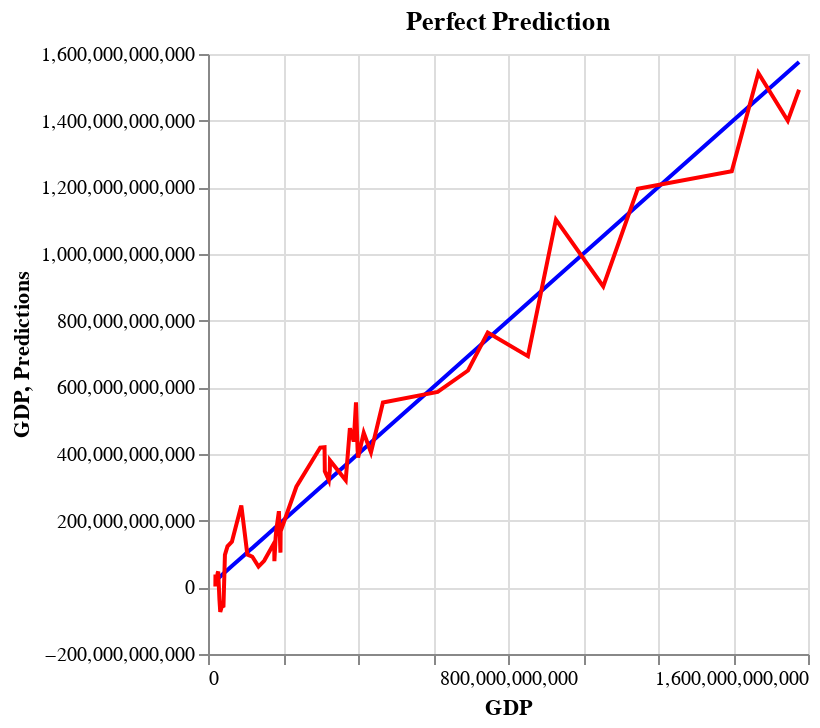

Notebook code cell kept with this figure:
### Markdown cell above
**[6.4]** Create a line chart with `y` as the x-axis and `y_preds` as y-axis and combine it with the perfect chart

### Code cell
import altair as alt
import pandas as pd


chart1 = alt.Chart(pd.DataFrame({'GDP': y})).mark_line(color='blue').encode(
    x='GDP',
    y='GDP'
).properties(
    title='Perfect Prediction'
)


chart2 = alt.Chart(pd.DataFrame({'GDP': y, 'Predictions': y_pred_reg2})).mark_line(color='red').encode(
    x='GDP',
    y='Predictions'
)


chart1 + chart2

### Figure 1 — Vega-Lite specification as saved in the notebook (floating-point values rounded to 4 significant figures)
{"config": {"view": {"continuousWidth": 300, "continuousHeight": 300}}, "layer": [{"data": {"name": "data-f1bfd2cedbb7f8736f37382ee2e99cad"}, "mark": {"type": "line", "color": "blue"}, "encoding": {"x": {"field": "GDP", "type": "quantitative"}, "y": {"field": "GDP", "type": "quantitative"}}, "title": "Perfect Prediction"}, {"data": {"name": "data-0ee80115a9da3e5936c531049c6cfdab"}, "mark": {"type": "line", "color": "red"}, "encoding": {"x": {"field": "GDP", "type": "quantitative"}, "y": {"field": "Predictions", "type": "quantitative"}}}], "$schema": "https://vega.github.io/schema/vega-lite/v5.20.1.json", "datasets": {"data-f1bfd2cedbb7f8736f37382ee2e99cad": [{"GDP": 19652816665}, {"GDP": 19892485161}, {"GDP": 21507447643}, {"GDP": 23764139321}, {"GDP": 25936835032}, {"GDP": 27268451114}, {"GDP": 30397580916}, {"GDP": 32665472057}, {"GDP": 36628961810}, {"GDP": 41271138985}, {"GDP": 45149512823}, {"GDP": 51967289720}, {"GDP": 63737347854}, {"GDP": 88831245394}, {"GDP": 97170558514}, {"GDP": 104921215177}, {"GDP": 110201881165}, {"GDP": 118338596887}, {"GDP": 134712029990}, {"GDP": 149774930362}, {"GDP": 176642284918}, {"GDP": 193770274743}, {"GDP": 177030416472}, {"GDP": 193242166274}, {"GDP": 180234716576}, {"GDP": 182036933408}, {"GDP": 189060349391}, {"GDP": 235659196740}, {"GDP": 299267974921}, {"GDP": 310777222008}, {"GDP": 325310415195}, {"GDP": 324878874106}, {"GDP": 311544406970}, {"GDP": 322211691456}, {"GDP": 367216364716}, {"GDP": 400302731411}, {"GDP": 434568007513}, {"GDP": 398899138574}, {"GDP": 388608221582}, {"GDP": 415222633926}, {"GDP": 378376086723}, {"GDP": 394648911679}, {"GDP": 466488060571}, {"GDP": 612490396927}, {"GDP": 693407758232}, {"GDP": 746054207847}, {"GDP": 853099630996}, {"GDP": 1053995523724}, {"GDP": 927805183331}, {"GDP": 1146138465604}, {"GDP": 1396649906339}, {"GDP": 1546151783873}, {"GDP": 1576184467015}, {"GDP": 1467483705132}], "data-0ee80115a9da3e5936c531049c6cfdab": [{"GDP": 19652816665, "Predictions": 2533000000.0}, {"GDP": 19892485161, "Predictions": 38310000000.0}, {"GDP": 21507447643, "Predictions": 21810000000.0}, {"GDP": 23764139321, "Predictions": 26510000000.0}, {"GDP": 25936835032, "Predictions": 43550000000.0}, {"GDP": 27268451114, "Predictions": 47610000000.0}, {"GDP": 30397580916, "Predictions": -34540000000.0}, {"GDP": 32665472057, "Predictions": -73520000000.0}, {"GDP": 36628961810, "Predictions": -57790000000.0}, {"GDP": 41271138985, "Predictions": -55620000000.0}, {"GDP": 45149512823, "Predictions": 97210000000.0}, {"GDP": 51967289720, "Predictions": 123000000000.0}, {"GDP": 63737347854, "Predictions": 136800000000.0}, {"GDP": 88831245394, "Predictions": 245800000000.0}, {"GDP": 97170558514, "Predictions": 169800000000.0}, {"GDP": 104921215177, "Predictions": 98460000000.0}, {"GDP": 110201881165, "Predictions": 95790000000.0}, {"GDP": 118338596887, "Predictions": 91820000000.0}, {"GDP": 134712029990, "Predictions": 62240000000.0}, {"GDP": 149774930362, "Predictions": 79630000000.0}, {"GDP": 176642284918, "Predictions": 133500000000.0}, {"GDP": 193770274743, "Predictions": 167900000000.0}, {"GDP": 177030416472, "Predictions": 78380000000.0}, {"GDP": 193242166274, "Predictions": 104000000000.0}, {"GDP": 180234716576, "Predictions": 147500000000.0}, {"GDP": 182036933408, "Predictions": 171100000000.0}, {"GDP": 189060349391, "Predictions": 228400000000.0}, {"GDP": 235659196740, "Predictions": 301900000000.0}, {"GDP": 299267974921, "Predictions": 419300000000.0}, {"GDP": 310777222008, "Predictions": 420500000000.0}, {"GDP": 325310415195, "Predictions": 380800000000.0}, {"GDP": 324878874106, "Predictions": 351300000000.0}, {"GDP": 311544406970, "Predictions": 347800000000.0}, {"GDP": 322211691456, "Predictions": 321600000000.0}, {"GDP": 367216364716, "Predictions": 321100000000.0}, {"GDP": 400302731411, "Predictions": 389200000000.0}, {"GDP": 434568007513, "Predictions": 405100000000.0}, {"GDP": 398899138574, "Predictions": 412000000000.0}, {"GDP": 388608221582, "Predictions": 437400000000.0}, {"GDP": 415222633926, "Predictions": 463500000000.0}, {"GDP": 378376086723, "Predictions": 477400000000.0}, {"GDP": 394648911679, "Predictions": 555100000000.0}, {"GDP": 466488060571, "Predictions": 554700000000.0}, {"GDP": 612490396927, "Predictions": 586300000000.0}, {"GDP": 693407758232, "Predictions": 650400000000.0}, {"GDP": 746054207847, "Predictions": 764400000000.0}, {"GDP": 853099630996, "Predictions": 693500000000.0}, {"GDP": 1053995523724, "Predictions": 902500000000.0}, {"GDP": 927805183331, "Predictions": 1103000000000.0}, {"GDP": 1146138465604, "Predictions": 1196000000000.0}, {"GDP": 1396649906339, "Predictions": 1248000000000.0}, {"GDP": 1546151783873, "Predictions": 1400000000000.0}, {"GDP": 1576184467015, "Predictions": 1493000000000.0}, {"GDP": 1467483705132, "Predictions": 1543000000000.0}]}}
